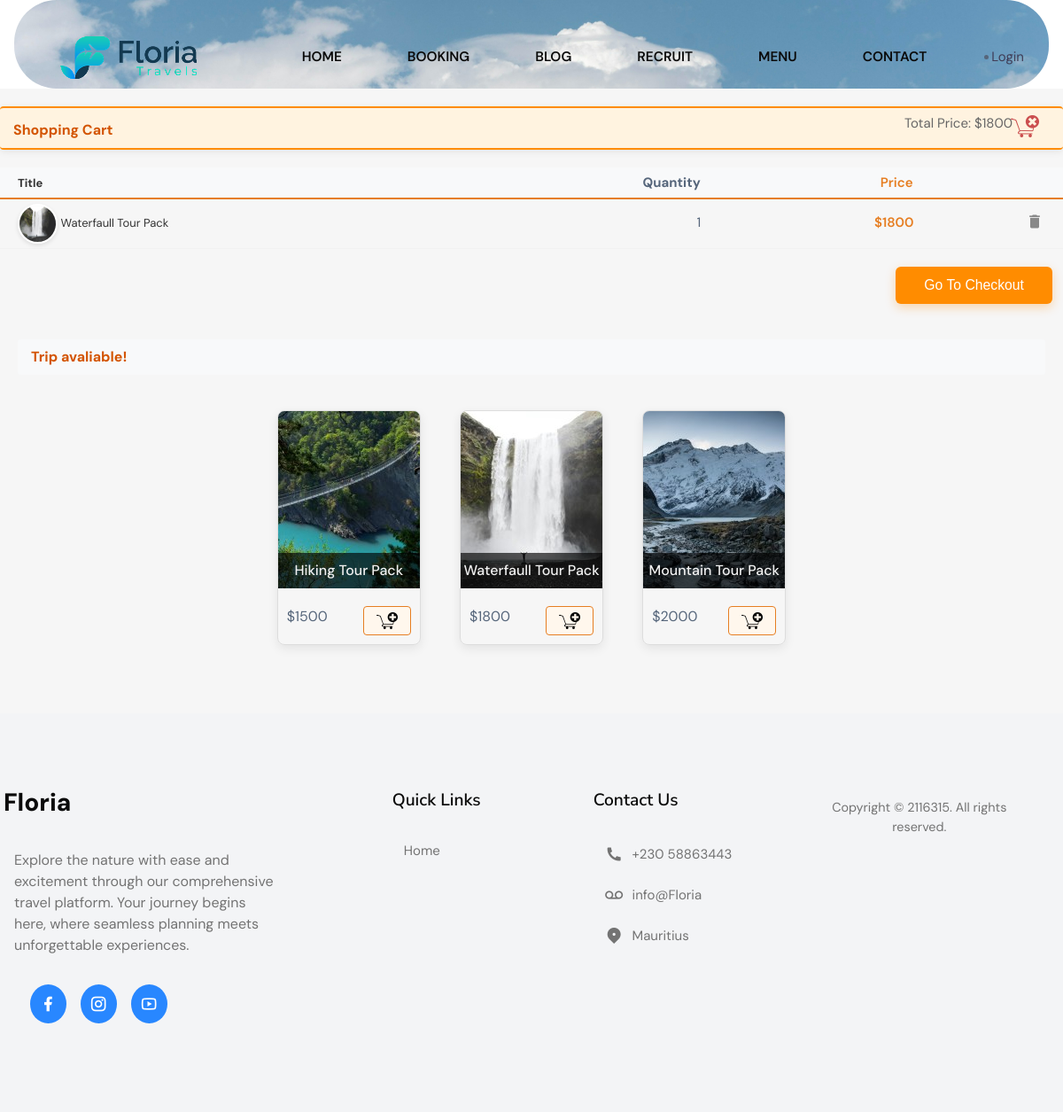
Page /booking/index.php on the committed database.
### tables this page shows
CREATE TABLE `tbl_cart` (
  `id` int(11) NOT NULL,
  `product_id` int(11) NOT NULL,
  `quantity` int(11) NOT NULL,
  `member_id` int(11) NOT NULL
);

CREATE TABLE `tbl_product` (
  `id` int(8) NOT NULL,
  `name` varchar(255) NOT NULL,
  `code` varchar(255) NOT NULL,
  `image` text NOT NULL,
  `price` double(10,2) NOT NULL
);

### booking/ShoppingCart.php (called while the page is built, shortened)
<?php
require_once "DBController.php";
class ShoppingCart extends DBController
{
    function getAllProduct()
    {
        $query = "SELECT * FROM tbl_product";
        return $this->getDBResult($query);
    }
    function getMemberCartItem($member_id)
    {
      $query = "SELECT tbl_product.*, tbl_cart.id as cart_id, tbl_cart.quantity
          FROM tbl_product
          JOIN tbl_cart ON tbl_product.id = tbl_cart.product_id
          WHERE tbl_cart.member_id = ?";
        $params = array(
            array(
                "param_type" => "i",
                "param_value" => $member_id
            )
        );
        return $this->getDBResult($query, $params);
    }
}

### booking/DBController.php (called while the page is built, shortened)
<?php
class DBController
{
    private $host = "localhost";
    private $user = "root";
    private $password = "";
    private $database = "travel";
    private $port = 3306;
    private static $conn;
    public function __construct()
    {
        self::$conn = mysqli_connect($this->host, $this->user, $this->password, $this->database, $this->port);
    }
    public function getDBResult($query, $params = array())
    {
        $sql_statement = self::$conn->prepare($query);
        if (!empty($params)) {
            $this->bindParams($sql_statement, $params);
        }
        if (!$sql_statement->execute()) {
            error_log("Execution failed: " . $sql_statement->error);
            return null;
        }
        $result = $sql_statement->get_result();
        $resultset = [];
        while ($row = $result->fetch_assoc()) {
            $resultset[] = $row;
        }
        return !empty($resultset) ? $resultset : null;
    }
    public function bindParams($sql_statement, $params)
    {
        $param_type = "";
        foreach ($params as $query_param) {
            $param_type .= $query_param["param_type"];
        }
        $bind_params = [&$param_type];
        foreach ($params as $k => $query_param) {
            $bind_params[] = &$params[$k]["param_value"];
        }
        if (!empty($bind_params)) {
            call_user_func_array([$sql_statement, 'bind_param'], $bind_params);
        }
    }
}

### booking/product-buy.php (the view, shortened to what this page needs)
<div id="product-grid">
    <div class="txt-heading">
        <div class="txt-heading-label">Trip avaliable!</div>
    </div>
    <?php
    $product_array = $shoppingCart->getAllProduct();
    if (! empty($product_array)) {
        foreach ($product_array as $key => $value) {
            ?>
            <div class="product-item">
                <form method="post"
                      action="index.php?action=add&code=<?php echo $product_array[$key]["code"]; ?>">
                    <div class="product-image">
                        <img src="../image/<?php echo $product_array[$key]["image"]; ?>">
                        <div class="product-title">
                            <?php echo $product_array[$key]["name"]; ?>
                        </div>
                    </div>
                    <div class="product-footer">
                        <div class="float-right">
                            <input type="image" src="image/add-to-cart.png" class="btnAddAction" />
                        </div>
                        <div class="product-price float-left"><?php echo "$".$product_array[$key]["price"]; ?></div>
                    </div>
                </form>
            </div>
            <?php
        }
    }
    ?>
</div>

### booking/index.php (shortened to what this page needs)
<head>
</head>
<?php include(ROOT_PATH . "/../app/includes/otherHeader.php"); ?>
<?php
require_once "ShoppingCart.php";
$member_id = 2;
$shoppingCart = new ShoppingCart();
?>
<HTML>
<HEAD>
    <link rel="stylesheet" href="../css/main.css" />
    <link rel="stylesheet" href="../css/style.css" />
    <link rel="stylesheet" href="../css/book.css" />
    <link rel="stylesheet" href="../assets/css/style.css">
    <link rel="stylesheet" href="https://cdnjs.cloudflare.com/ajax/libs/font-awesome/4.7.0/css/font-awesome.min.css">
    <link href="https://maxcdn.bootstrapcdn.com/font-awesome/4.1.0/css/font-awesome.min.css" rel="stylesheet">
    <link href="https://cdn.jsdelivr.net/npm/remixicon@4.3.0/fonts/remixicon.css" rel="stylesheet" />
    <link rel="stylesheet" href="https://cdn.jsdelivr.net/npm/swiper@11/swiper-bundle.min.css" />
    <link rel="stylesheet" href="../css/withoutImage.css" />
</HEAD>
<BODY>
<?php
$cartItem = $shoppingCart->getMemberCartItem($member_id);
$item_price = 0;
if (!empty($cartItem)) {
    foreach ($cartItem as $item) {
        $item_price += $item["price"];
    }
}
?>
<div id="shopping-cart">
    <div class="txt-heading">
        <div class="txt-heading-label">Shopping Cart</div>
        <a id="btnEmpty" href="../login"><img src="image/empty-cart.png" alt="empty-cart" title="Empty Cart" class="float-right" /></a>
        <div class="cart-status">
            <div>Total Price: $<?php echo $item_price; ?></div>
        </div>
    </div>
    <?php if (!empty($cartItem)) { ?>
        <?php require_once("cart-buy.php"); ?>
        <div class="align-right">
            <a href="process-checkout.php"><button class="btn-action" name="check_out">Go To Checkout</button></a>
        </div>
    <?php } ?>
</div>
<?php require_once "product-buy.php"; ?>
<?php include(ROOT_PATH . "/../app/includes/otherFooter.php"); ?>
</BODY>
</HTML>

### app/includes/otherHeader.php (shortened to what this page needs)
<header id="header">
  <nav>
    <div class="nav__header">
      <div class="nav__logo">
        <a href="#" class="logo"><img src="<?php echo BASE_URL . '/image/logo.png' ?>" alt="Logo"></a>
      </div>
    </div>
    <ul class="nav__links" id="nav-links">
      <li><a href="<?php echo BASE_URL . '' ?>">HOME</a></li>
      <li><a href="<?php echo BASE_URL . '/booking' ?>">BOOKING</a></li>
      <li><a href="<?php echo BASE_URL . '/blog' ?>">BLOG</a></li>
      <li><a href="<?php echo BASE_URL . '/recruit' ?>">RECRUIT</a></li>
      <li><a href="<?php echo BASE_URL . '/services' ?>">MENU</a></li>
      <li><a href="<?php echo BASE_URL . '/contact' ?>">CONTACT</a></li>
    </ul>
      <?php
      if (isset($_SESSION['id'])): ?>
<ul>
  <li class="dropdown">
    <a href="#" class="dropdown-toggle">
      <i class="fa fa-user"></i>
      <?php echo $_SESSION['username']; ?>
      <i class="fa fa-chevron-down" style="font-size: .8em;"></i>
    </a>
    <ul class="dropdown-menu">
      <?php if($_SESSION['admin']): ?>
        <li><a style="color: #1a1a1a;" href="<?php echo BASE_URL . '/booking/update'; ?>" >Booking Update</a></li>
        <?php endif; ?>
        <li><a style="color: #1a1a1a;" href="<?php echo BASE_URL . '/admin/posts/create.php'; ?>" >Blog Update</a></li>
      <li><a href="<?php echo BASE_URL . '/php/logout.php'; ?>" class="logout">Logout</a></li>
    </ul>
  </li>
<?php else: ?>
  <li><a href="<?php echo BASE_URL . '/login'; ?>">Login</a></li>
<?php endif; ?>
    </nav>
</header>

### booking/cart-buy.php
<div class="shopping-cart-table">
    <div class="cart-item-container header">
        <div class="cart-info title">Title</div>
        <div class="cart-info">Quantity</div>
        <div class="cart-info price">Price</div>
    </div>
    <?php
    foreach ($cartItem as $item) {
        ?>
        <div class="cart-item-container">
            <div class="cart-info title">
                <img class="cart-image"
                     src="../image/<?php echo $item["image"]; ?>">
                <?php echo $item["name"]; ?>
            </div>
            <div class="cart-info">
                <?php echo $item["quantity"]; ?>
            </div>
            <div class="cart-info price">
                <?php echo "$".$item["price"]; ?>
            </div>
            <div class="cart-info action">
                <a
                        href="index.php?action=remove&id=<?php echo $item["cart_id"]; ?>"
                        class="btnRemoveAction"><img
                            src="image/icon-delete.png" alt="icon-delete"
                            title="Remove Item" /></a>
            </div>
        </div>
        <?php
    }
    ?>
</div>

### app/includes/otherFooter.php
<footer id="contact">
      <div class="section__container footer__container">
        <div class="footer__col">
          <div class="footer__logo">
            <a href="#" class="logo">Floria</a>
          </div>
          <p>
            Explore the nature with ease and excitement through our comprehensive
            travel platform. Your journey begins here, where seamless planning
            meets unforgettable experiences.
          </p>
          <ul class="footer__socials">
            <li>
              <a href="#"><i class="ri-facebook-fill"></i></a>
            </li>
            <li>
              <a href="#"><i class="ri-instagram-line"></i></a>
            </li>
            <li>
              <a href="#"><i class="ri-youtube-line"></i></a>
            </li>
          </ul>
        </div>
        <div class="footer__col">
          <h4>Quick Links</h4>
          <ul class="footer__links">
            <li><a href="#">Home</a></li>
          </ul>
        </div>
        <div class="footer__col">
          <h4>Contact Us</h4>
          <ul class="footer__links">
            <li>
              <a href="#">
                <span><i class="ri-phone-fill"></i></span> +230 58863443
              </a>
            </li>
            <li>
              <a href="#">
                <span><i class="ri-record-mail-line"></i></span> info@Floria
              </a>
            </li>
            <li>
              <a href="#">
                <span><i class="ri-map-pin-2-fill"></i></span> Mauritius
              </a>
            </li>
          </ul>
        </div>
      <div class="footer__bar">
        Copyright © 2116315. All rights reserved.
      </div>
    </footer>

### css/book.css (style rules this page uses)
body { font-family: Arial, sans-serif; }
.txt-heading { margin: 20px 0px; text-align: left; background: #f8f9fa; padding: 8px 15px; overflow: auto; border-radius: 4px; }
#shopping-cart .txt-heading { border-top: #ff8c00 3px solid; background: linear-gradient(to right, #fff3e0, #ffe0b2); border-bottom: #ff8c00 3px solid; box-shadow: 0 2px 8px rgba(0, 0, 0, 0.08); }
.txt-heading-label { display: inline-block; }
#shopping-cart .txt-heading .txt-heading-label { margin-top: 5px; font-weight: 600; color: #d35400; }
.btnAddAction { padding: 6px 14px; cursor: pointer; border: #e67e22 1px solid; background: #fff7ed; color: #e67e22; border-radius: 4px; transition: all 0.3s; }
.cart-image { width: 45px; height: 45px; border-radius: 50%; vertical-align: middle; border: 2px solid #fff; box-shadow: 0 2px 5px rgba(0, 0, 0, 0.1); }
#product-grid { margin-bottom: 30px; text-align: center; padding-bottom: 20px; padding-left: 20px; padding-right: 20px; }
.product-item { display: inline-block; margin: 20px; border: #ddd 1px solid; border-radius: 8px; overflow: hidden; box-shadow: 0 4px 12px rgba(0, 0, 0, 0.08); transition: all 0.3s; }
.product-title { position: absolute; bottom: 0px; background: rgba(0, 0, 0, 0.65); width: 100%; padding: 8px 0px; color: #f1f1f1; font-weight: 500; }
.product-image { height: 200px; width: 300px; position: relative; }
.product-image img { width: 100%; height: 200px; object-fit: cover; }
.product-footer { padding: 20px 10px 10px; overflow: auto; }
.float-left { float: left; }
.float-right { float: right; }
.align-right { text-align: right; }
.cart-info { text-align: right; display: inline-block; width: 15%; font-size: 15px; }
.cart-info.title { width: 50%; text-align: left; }
.cart-info.price { min-width: 20%; position: relative; color: #e67e22; font-weight: 600; }
.cart-info.action { width: 5%; float: right; padding: 10px 0px; }
.cart-item-container { padding: 5px 10px; border-bottom: #f1f1f1 1px solid; }
.cart-item-container.header { background: #f8f9fa; border-bottom: #e67e22 2px solid; font-weight: bold; }
.cart-status { color: #666; float: right; font-size: 15px; padding: 0px 10px; line-height: 18px; }
.btn-action { margin: 20px 0px 20px; padding: 12px 32px; font-size: 1.05em; background: #ff8c00; border: none; color: #fff; cursor: pointer; border-radius: 6px; box-shadow: 0 4px 12px rgba(255, 140, 0, 0.3); }
.title { margin-left: 10px; font-size: 13px; margin-top: 0px; color: #333; }
@media only screen and (max-width: 1600px) and (min-width: 768px) { #shopping-cart .txt-heading { border-top: #ff8c00 2px solid; background: #fff3e0; border-bottom: #ff8c00 2px solid; } }
@media only screen and (max-width: 1600px) and (min-width: 768px) { .txt-heading-label, #shopping-cart .txt-heading .txt-heading-label { color: #d35400; font-weight: bold; } }
@media only screen and (max-width: 1600px) and (min-width: 768px) { .product-image { width: 160px; } }

### assets/css/style.css (style rules this page uses)
* { box-sizing: border-box; }
html, body { height: 100%; padding: 0px; margin: 0px; background: #f6f6f6; }
h1, h2, h4, h5, h6 { color: #5c5b5b; margin: 5px; }
a { text-decoration: none; color: inherit; }
header { background: #fff; height: 80px; }
header .logo { float: left; height: inherit; margin-left: 2em; }
header ul { float: right; margin: 0px; padding: 0px; list-style: none; }
header ul li { float: left; position: relative; }
header ul li a { display: block; padding: 21px; font-size: 1.1em; text-decoration: none; }

### booking/index.php (style rules this page uses)
a { color: #3f3c56; text-decoration: none; }
#header { position: relative; height: 100px; z-index: 8; }
li { font-size: 14px; }

### booking/product-buy.php (style rules this page uses)
a { text-decoration: none; font-size: 15px; position: relative; left: -12px; }
.product-item { transition: all 0.4s ease-in; cursor: pointer; }

### rows in the picture
tbl_cart: product.image (picture), product.name "Waterfaull Tour Pack", quantity "1", product.price "1800"
tbl_product: image (picture), name "Hiking Tour Pack", price "1500"
tbl_product: image (picture), name "Waterfaull Tour Pack", price "1800"
tbl_product: image (picture), name "Mountain Tour Pack", price "2000"

### other values in the picture
$item_price "1800"
